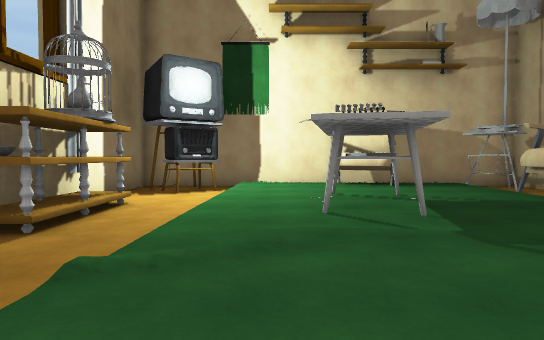
view 1 (above)

16 first-person views from a walk through a Unity game level. The camera is 1.5 m above the floor, tilts 2° down and sees 70° across. The floor is counted in squares, 2 m on a side. Each view is taken from the middle of a square. On the plan, view 1 faces up. The plan holds only what a view shows up to about 12 squares ahead; the rest is blank. The place goes on beyond the plan. The player character is not drawn. Some surface patterns are stand-ins.

view 2
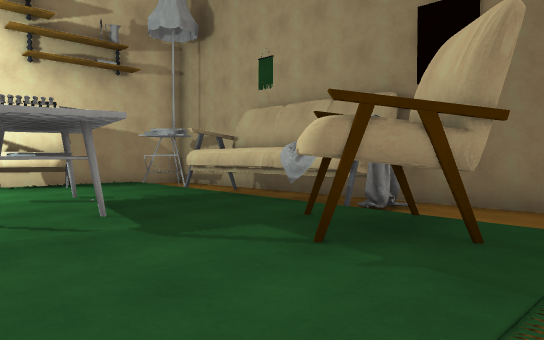

view 3
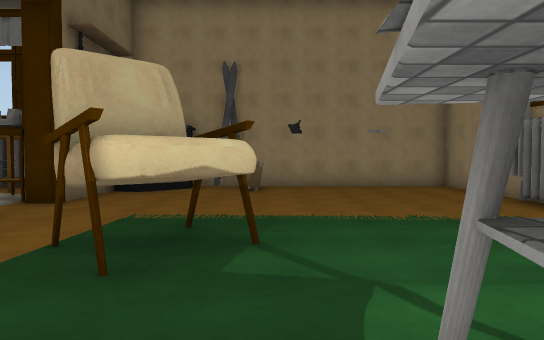

view 4
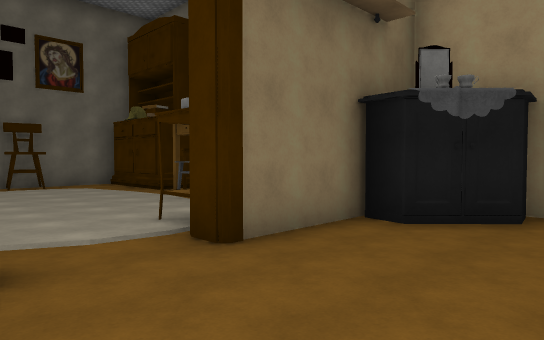

view 5
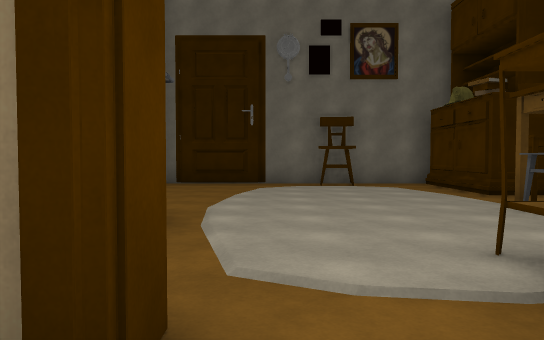

view 6
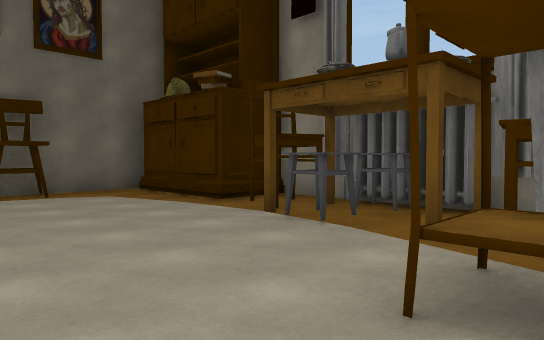

view 7
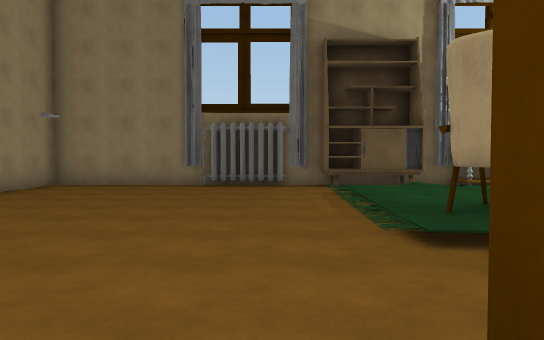

view 8
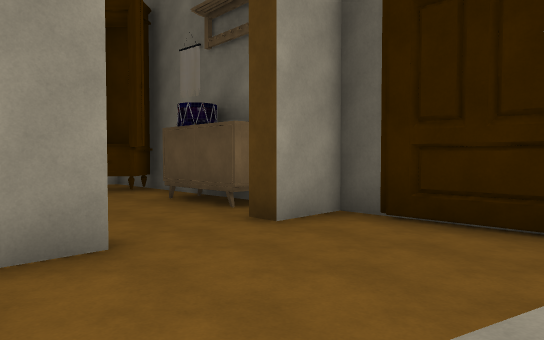

view 9
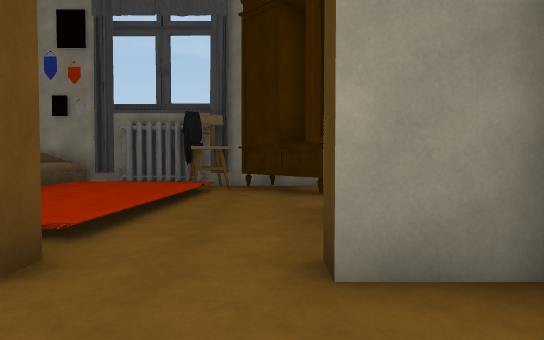

view 10
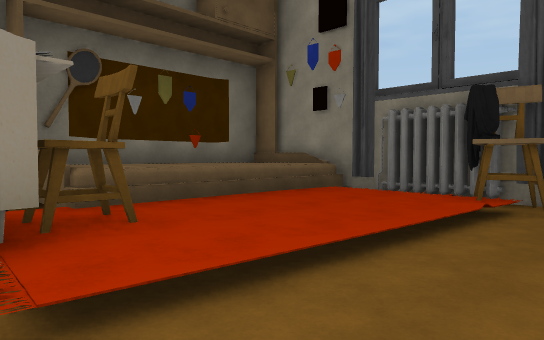

view 11
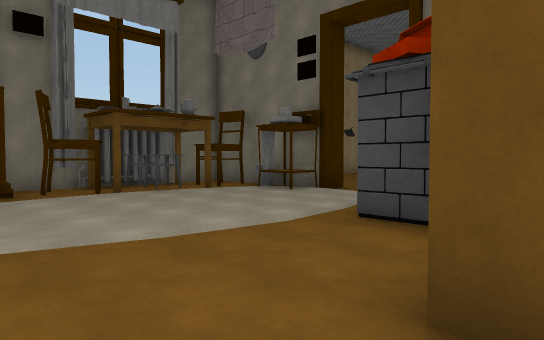

view 12
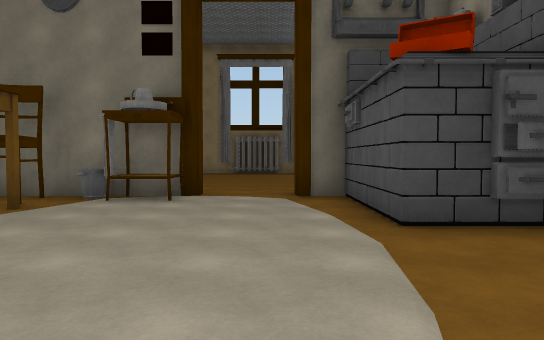

view 13
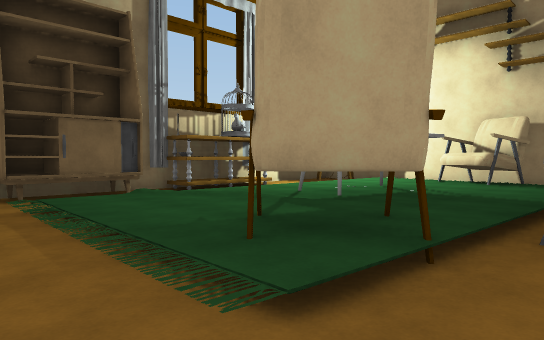

view 14
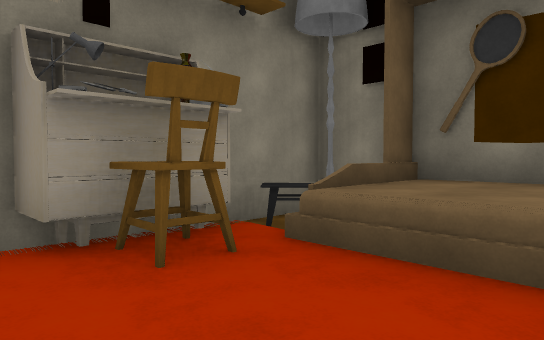

view 15
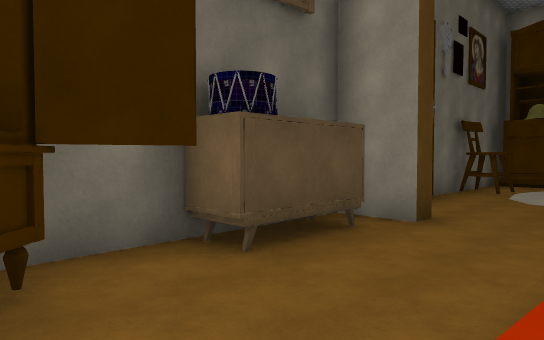

view 16
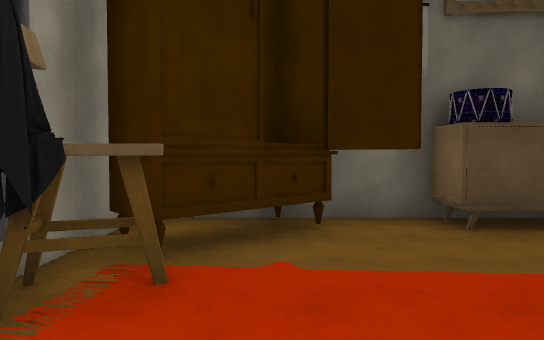

### Floor plan
Key: @ floor where view 1 was taken; # wall or solid block; . main floor; : floor 0.25 m higher than the main floor; + floor 0.5 m higher than the main floor; * floor 1.25 m higher than the main floor; / step, stairs or slope; = window, fence, low wall or low ledge; A armchair; S shelf; F sofa; I sink; T table; C chair; B bucket; O other object.
Columns run from 4 left of view 1 to 16 right of it. Each row starts with its distance up from view 1.
 10 ########## ####O##
  9 #.O.//A//###*=//#####
  8 #.O/::A:/###**:::..##
  7 #../::::/.##**:::...#
  6  S./:#::/###**:::...#
  5  S./:#::/####=:::..##
  4  O./:#::/######::..##
  3 #../++::/F##### #..##
  2  O./:::A/..####.....#
  1  O./:::A/.#####.....#
  0 #../@////.#.........#
 -1 ##..................#
 -2  O..................#
 -3 ##.........I.......##
 -4 #..........B........#
 -5 #.........#CC.OTC#//#
 -6 #.....OO.O##C.OT#####
 -7 #########  ###O###

Where each view was taken, in squares from view 1:
view 1: 0 up, 0 right, facing up
view 2: 0 up, 0 right, facing up-right
view 3: 5 up, 2 right, facing down
view 4: 0 up, 3 right, facing down-right
view 5: 1 down, 5 right, facing right
view 6: 1 down, 7 right, facing down-right
view 7: 1 down, 7 right, facing left
view 8: 1 down, 11 right, facing up-right
view 9: 0 up, 14 right, facing up
view 10: 3 up, 14 right, facing up-left
view 11: 3 up, 14 right, facing down-left
view 12: 1 down, 14 right, facing left
view 13: 1 down, 5 right, facing up-left
view 14: 7 up, 12 right, facing down-left
view 15: 8 up, 12 right, facing down-right
view 16: 8 up, 10 right, facing right
